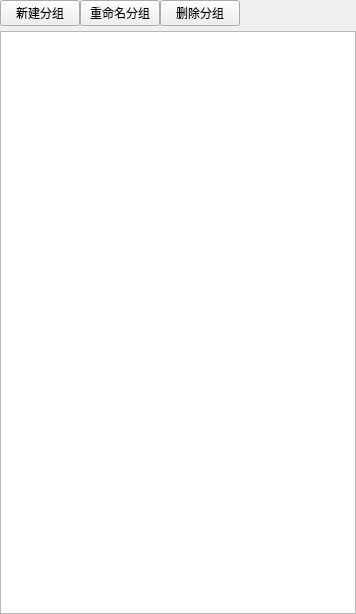
<?xml version="1.0" encoding="UTF-8"?>
<ui version="4.0">
 <class>webshellGroup</class>
 <widget class="QWidget" name="webshellGroup">
  <property name="geometry">
   <rect>
    <x>0</x>
    <y>0</y>
    <width>356</width>
    <height>614</height>
   </rect>
  </property>
  <property name="windowTitle">
   <string>Form</string>
  </property>
  <layout class="QGridLayout" name="gridLayout">
   <property name="leftMargin">
    <number>0</number>
   </property>
   <property name="topMargin">
    <number>0</number>
   </property>
   <property name="rightMargin">
    <number>0</number>
   </property>
   <property name="bottomMargin">
    <number>0</number>
   </property>
   <property name="horizontalSpacing">
    <number>0</number>
   </property>
   <property name="verticalSpacing">
    <number>5</number>
   </property>
   <item row="0" column="2">
    <widget class="QPushButton" name="btn_deletegroup">
     <property name="toolTip">
      <string>删除分组</string>
     </property>
     <property name="text">
      <string>删除分组</string>
     </property>
     <property name="icon">
      <iconset resource="../../qrc/img.qrc">
       <normaloff>:/webshell/groupDel.png</normaloff>:/webshell/groupDel.png</iconset>
     </property>
    </widget>
   </item>
   <item row="0" column="0">
    <widget class="QPushButton" name="btn_addgroup">
     <property name="toolTip">
      <string>添加分组</string>
     </property>
     <property name="text">
      <string>新建分组</string>
     </property>
     <property name="icon">
      <iconset resource="../../qrc/img.qrc">
       <normaloff>:/webshell/groupAdd.png</normaloff>:/webshell/groupAdd.png</iconset>
     </property>
     <property name="iconSize">
      <size>
       <width>20</width>
       <height>20</height>
      </size>
     </property>
    </widget>
   </item>
   <item row="0" column="1">
    <widget class="QPushButton" name="btn_renamegroup">
     <property name="toolTip">
      <string>重命名分组</string>
     </property>
     <property name="text">
      <string>重命名分组</string>
     </property>
     <property name="icon">
      <iconset resource="../../qrc/img.qrc">
       <normaloff>:/webshell/groupRename.png</normaloff>:/webshell/groupRename.png</iconset>
     </property>
    </widget>
   </item>
   <item row="0" column="3">
    <spacer name="horizontalSpacer">
     <property name="orientation">
      <enum>Qt::Horizontal</enum>
     </property>
     <property name="sizeHint" stdset="0">
      <size>
       <width>40</width>
       <height>20</height>
      </size>
     </property>
    </spacer>
   </item>
   <item row="1" column="0" colspan="4">
    <widget class="QTreeWidget" name="tree_main">
     <property name="headerHidden">
      <bool>true</bool>
     </property>
     <column>
      <property name="text">
       <string notr="true">1</string>
      </property>
     </column>
    </widget>
   </item>
  </layout>
 </widget>
 <resources>
  <include location="../../qrc/img.qrc"/>
 </resources>
 <connections/>
</ui>
